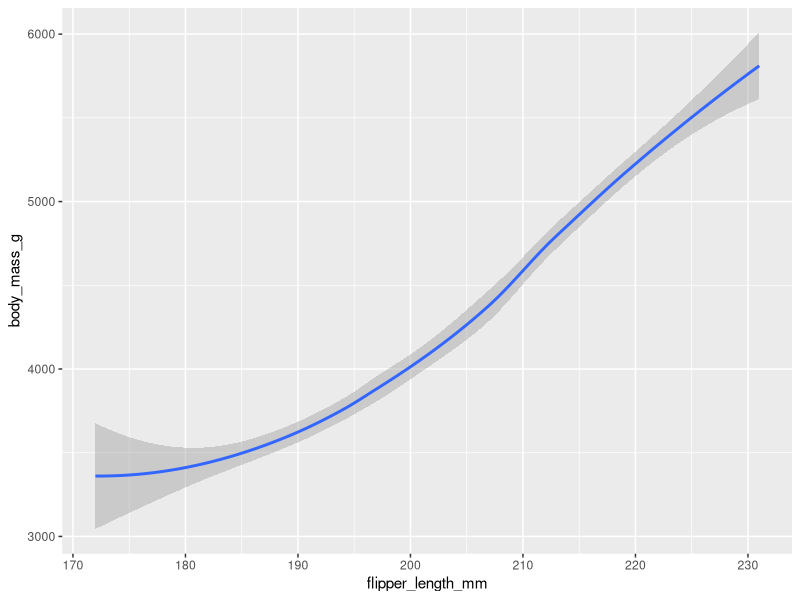

Here is the R script that generated this plot:
## ---- chunk 1
install.packages("")
library(tidyverse)
library(ggplot2)
library(palmerpenguins)
## ---- chunk 2
ggplot(data= penguins) + 
  geom_smooth(mapping = aes(x= flipper_length_mm, y= body_mass_g))
